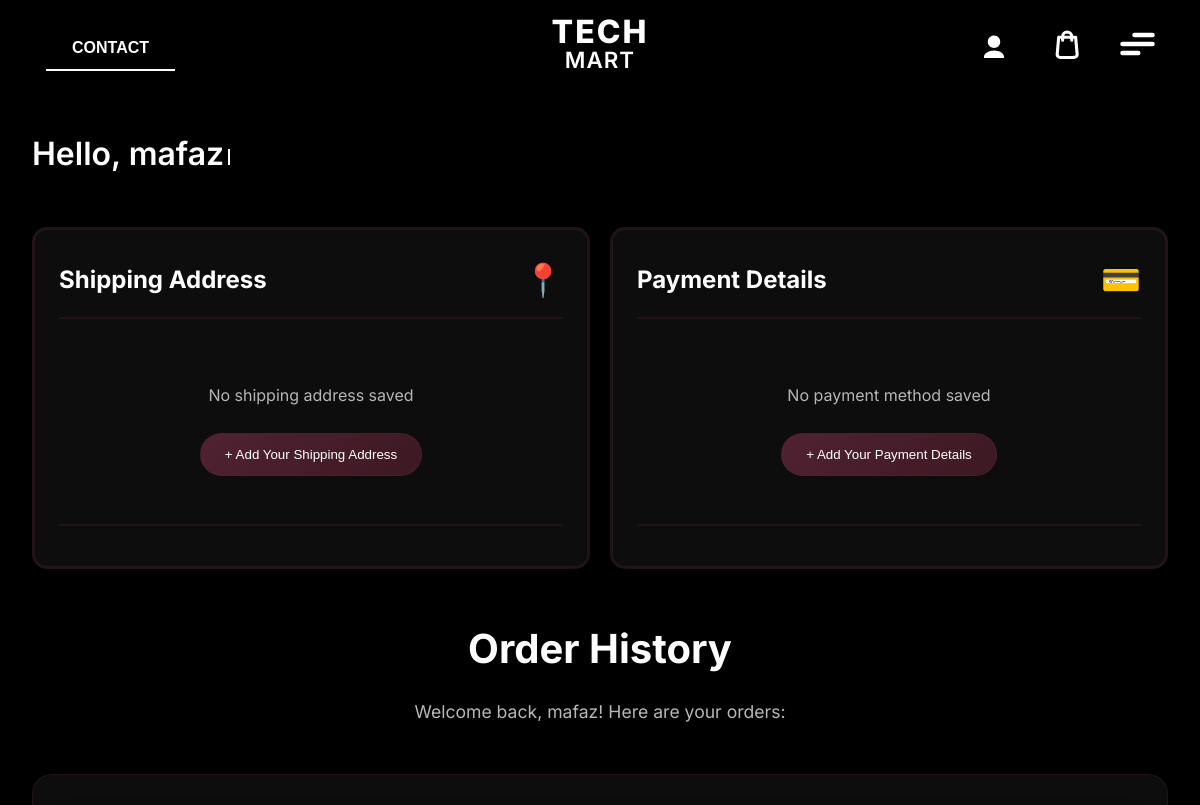
Page /order-history/ (signed in, upper part) on the earlier database version.
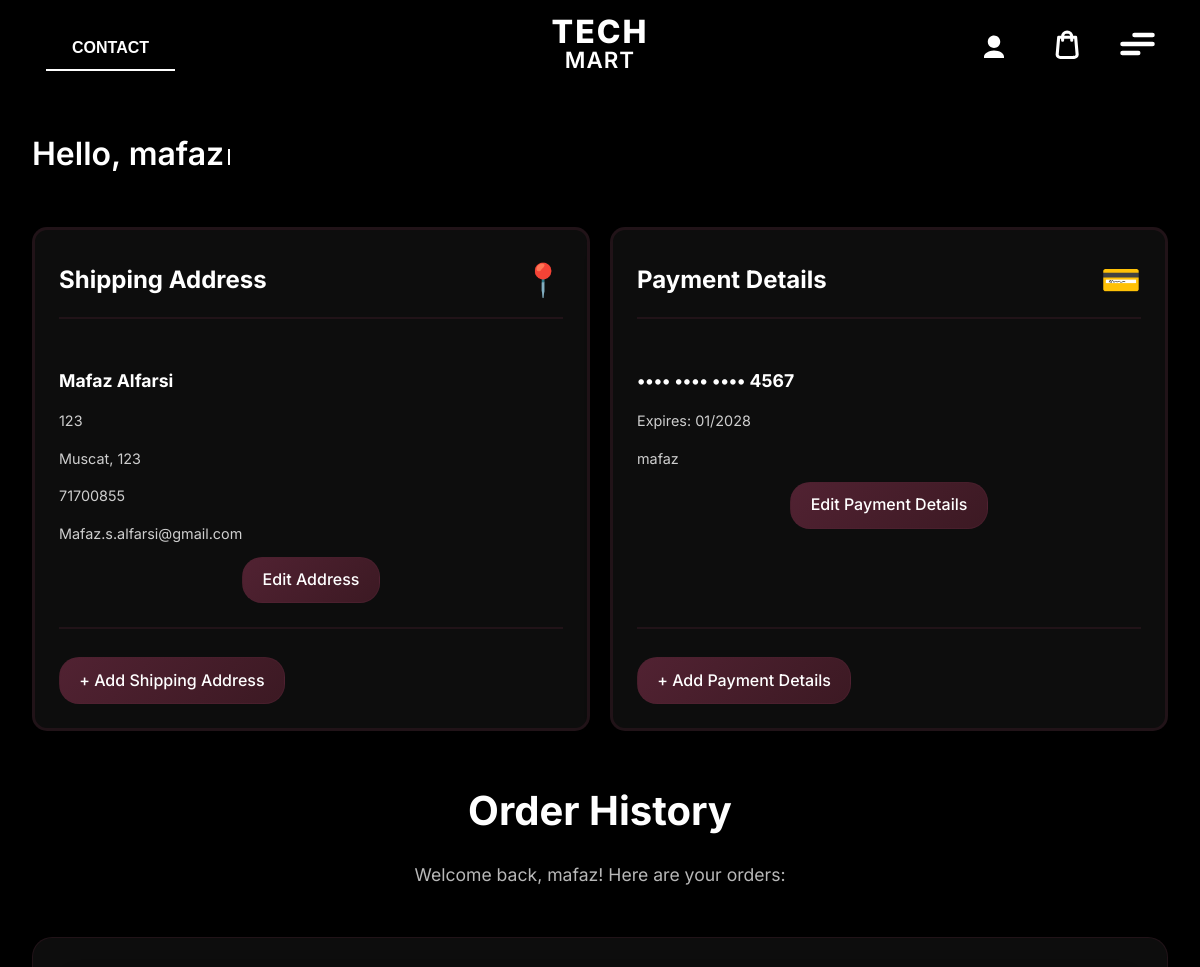
Same page on the later database version.
### shop/models.py (models this page shows, shortened)
class SavedAddress(models.Model):
    user = models.ForeignKey(User, on_delete=models.CASCADE, related_name='saved_addresses')
    name = models.CharField(max_length=100)
    email = models.EmailField()
    phone = models.CharField(max_length=20)
    address = models.TextField()
    city = models.CharField(max_length=50)
    postal_code = models.CharField(max_length=10)
    is_primary = models.BooleanField(default=False)
    created_at = models.DateTimeField(auto_now_add=True)
    updated_at = models.DateTimeField(auto_now=True)
    class Meta:
        verbose_name_plural = "Saved Addresses"
        ordering = ['-is_primary', '-created_at']

class SavedPaymentMethod(models.Model):
    CARD_TYPES = [
        ('visa', 'Visa'),
        ('mastercard', 'Mastercard'),
        ('amex', 'American Express'),
        ('discover', 'Discover'),
        ('other', 'Other'),
    ]
    user = models.ForeignKey(User, on_delete=models.CASCADE, related_name='saved_payment_methods')
    cardholder_name = models.CharField(max_length=100)
    card_type = models.CharField(max_length=20, choices=CARD_TYPES)
    last_four = models.CharField(max_length=4)
    expiry_month = models.CharField(max_length=2)
    expiry_year = models.CharField(max_length=4)
    is_primary = models.BooleanField(default=False)
    created_at = models.DateTimeField(auto_now_add=True)
    updated_at = models.DateTimeField(auto_now=True)
    class Meta:
        verbose_name_plural = "Saved Payment Methods"
        ordering = ['-is_primary', '-created_at']

### shop/views.py (the view, shortened to what this page needs)
# urls.py: path('order-history/', views.order_history, name='order_history'),
def order_history(request):
    if not request.session.get('is_logged_in') and not request.session.get('is_admin'):
        return redirect('login')
    username = request.session.get('username')
    customer_email = request.session.get('customer_email')
    customer_phone = request.session.get('customer_phone')
    thawani_order_id = request.session.get('thawani_order_id') or request.session.get('last_order_id')
    from django.db.models import Q
    query = Q()
    if username:
        query |= Q(customer_name__icontains=username)
        query |= Q(customer_email__icontains=username)
    if customer_email:
        query |= Q(customer_email__iexact=customer_email)
    if customer_phone:
        query |= Q(customer_phone__iexact=customer_phone)
    orders = Order.objects.filter(query).order_by('-order_date') if query else Order.objects.none()
    if thawani_order_id:
        try:
            recent = Order.objects.filter(order_id=thawani_order_id)
            orders = (orders | recent).distinct().order_by('-order_date')
        except Order.DoesNotExist:
            pass
    if not orders.exists():
        orders = Order.objects.all().order_by('-order_date')[:20]
    categories = Category.objects.filter(parent__isnull=True)
    try:
        user, created = User.objects.get_or_create(username=username)
        saved_addresses = SavedAddress.objects.filter(user=user).order_by('-is_primary', '-created_at')
        saved_cards = SavedPaymentMethod.objects.filter(user=user).order_by('-is_primary', '-created_at')
    except:
        saved_addresses = []
        saved_cards = []
    return render(request, 'shop/order_history.html', {
        'orders': orders,
        'categories': categories,
        'username': username,
        'saved_addresses': saved_addresses,
        'saved_cards': saved_cards
    })

### shop/context_processors.py (called while the page is built)
def cart_quantity(request):
    cart = request.session.get('cart', {})
    cart_quantity = sum(cart.values()) if cart else 0
    return {'cart_quantity': cart_quantity}

### shop/templates/shop/order_history.html (shortened to what this page needs)
{% extends 'shop/base.html' %}
{% block content %}
<div class="container">
    <div class="greeting-section">
        <h2 class="greeting-text"></h2><span class="typing-cursor"></span>
    </div>
    <div class="info-cards-section">
        <div class="info-cards-container">
            <div class="info-card address-card">
                <div class="card-header">
                    <h3>Shipping Address</h3>
                    <div class="card-icon">📍</div>
                </div>
                <div class="card-content" id="address-content">
                    {% if saved_addresses %}
                        <div class="saved-info">
                            <div class="primary-address">
                                <h4>{{ saved_addresses.0.name }}</h4>
                                <p>{{ saved_addresses.0.address }}</p>
                                <p>{{ saved_addresses.0.city }}, {{ saved_addresses.0.postal_code }}</p>
                                <p>{{ saved_addresses.0.phone }}</p>
                                <p>{{ saved_addresses.0.email }}</p>
                            </div>
                            <div class="card-actions">
                                <a href="#" class="edit-link" data-type="address" data-id="{{ saved_addresses.0.id }}">Edit Address</a>
                            </div>
                        </div>
                    {% else %}
                        <div class="empty-state">
                            <p>No shipping address saved</p>
                            <button class="add-btn" data-type="address">+ Add Your Shipping Address</button>
                        </div>
                    {% endif %}
                </div>
                {% if saved_addresses %}
                <div class="card-footer">
                    <a href="#" class="add-more-link" data-type="address">+ Add Shipping Address</a>
                </div>
                {% endif %}
            </div>
            <div class="info-card payment-card">
                <div class="card-header">
                    <h3>Payment Details</h3>
                    <div class="card-icon">💳</div>
                </div>
                <div class="card-content" id="payment-content">
                    {% if saved_cards %}
                        <div class="saved-info">
                            <div class="primary-card">
                                <h4>•••• •••• •••• {{ saved_cards.0.last_four }}</h4>
                                <p>Expires: {{ saved_cards.0.expiry_month }}/{{ saved_cards.0.expiry_year }}</p>
                                <p>{{ saved_cards.0.cardholder_name }}</p>
                            </div>
                            <div class="card-actions">
                                <a href="#" class="edit-link" data-type="payment" data-id="{{ saved_cards.0.id }}">Edit Payment Details</a>
                            </div>
                        </div>
                    {% else %}
                        <div class="empty-state">
                            <p>No payment method saved</p>
                            <button class="add-btn" data-type="payment">+ Add Your Payment Details</button>
                    </div>
                {% endif %}
                </div>
                {% if saved_cards %}
                <div class="card-footer">
                    <a href="#" class="add-more-link" data-type="payment">+ Add Payment Details</a>
                </div>
                {% endif %}
            </div>
        </div>
    </div>
        <div class="page-header">
            <h1 class="page-title">Order History</h1>
            <p class="page-subtitle">Welcome back, {{ username }}! Here are your orders:</p>
        </div>
        <div class="orders-container">
        </div>
    </div>
{% endblock %}

Differences in the rows shown:
added SavedAddress: name "Mafaz Alfarsi", address "123", city "Muscat", postal_code "123", phone "71700855", email "Mafaz.s.alfarsi@gmail.com"
added SavedPaymentMethod: last_four "4567", expiry_month "01", expiry_year "2028", cardholder_name "mafaz"
Other differences:
text no longer shown: "No shipping address saved + Add Your Shipping Address No payment method saved + Add Your Payment Details"
text now shown: ", Edit Address + Add Shipping Address •••• •••• •••• Expires: / Edit Payment Details + Add Payment Details"
